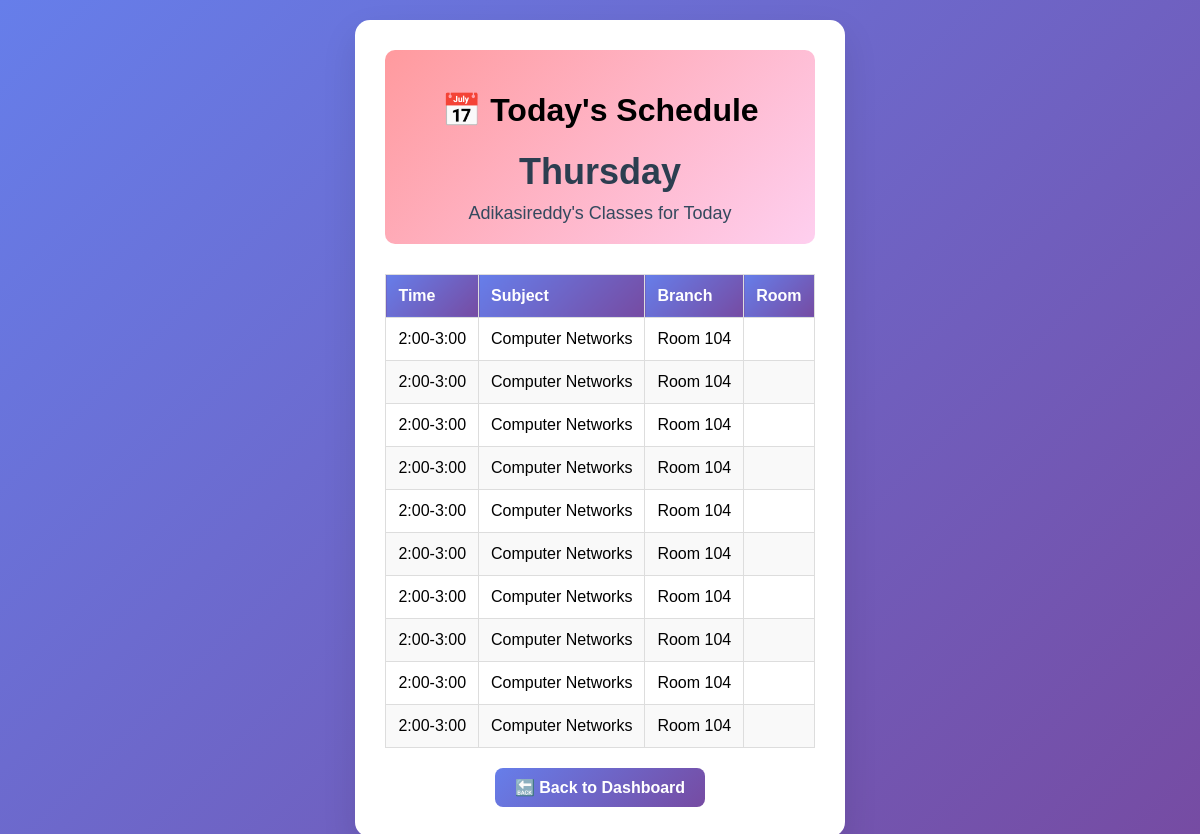
Screenshot of /today_schedule (signed in) with the database file from the repository.
### tables this page shows
CREATE TABLE schedules (
            id INTEGER PRIMARY KEY AUTOINCREMENT,
            faculty_name TEXT NOT NULL,
            day TEXT NOT NULL,
            time TEXT NOT NULL,
            subject TEXT NOT NULL,
            room TEXT NOT NULL
        );

### main.py (the view)
@app.route('/today_schedule')
def today_schedule():
    if 'user' not in session:
        return redirect('/login')
    current_day = datetime.now().strftime('%A')
    schedules = get_today_schedule('adikasireddy', current_day)
    return render_template('today_schedule.html', schedules=schedules, current_day=current_day)

### database.py (called while the page is built)
def get_db():
    conn = sqlite3.connect(DATABASE)
    return conn

def get_today_schedule(faculty_name, day):
    conn = get_db()
    cursor = conn.cursor()
    cursor.execute("SELECT * FROM schedules WHERE faculty_name = ? AND day = ? ORDER BY time",
                   (faculty_name, day))
    schedules = cursor.fetchall()
    conn.close()
    return schedules

### templates/today_schedule.html (shortened to what this page needs)
<!DOCTYPE html>
<html>
<head>
</head>
<body>
</body>
</html>
<!DOCTYPE html>
<html>
<head>
</head>
<body>
    <div class="container">
        <div class="header">
            <h1>📅 Today's Schedule</h1>
            <div class="day-title">{{ current_day }}</div>
            <div style="font-size: 18px; color: #34495e;">Adikasireddy's Classes for Today</div>
        </div>
        {% if schedules %}
            <table class="schedule-table">
                <thead>
                    <tr>
                        <th>Time</th>
                        <th>Subject</th>
                        <th>Branch</th>
                        <th>Room</th>
                    </tr>
                </thead>
                <tbody>
                    {% for schedule in schedules %}
                    <tr>
                        <td>{{ schedule[3] }}</td>
                        <td>{{ schedule[4] }}</td>
                        <td>{{ schedule[5] }}</td>
                        <td>{{ schedule[6] }}</td>
                    </tr>
                    {% endfor %}
                </tbody>
            </table>
        {% else %}
            <div class="no-schedule">
                <h3>🎉 No classes scheduled for today!</h3>
                <p>Enjoy your free day.</p>
            </div>
        {% endif %}
        <div style="text-align: center;">
            <a href="/admin" class="back-link">🔙 Back to Dashboard</a>
        </div>
    </div>
</body>
</html>

### templates/today_schedule.html (style rules this page uses)
body { font-family: Arial, sans-serif; margin: 0; padding: 0; background: linear-gradient(135deg, #667eea 0%, #764ba2 100%); min-height: 100vh; display: flex; justify-content: center; align-items: center; }
.back-link { display: inline-block; margin-top: 20px; color: #667eea; text-decoration: none; font-weight: bold; }
body { font-family: Arial, sans-serif; margin: 0; padding: 20px; background: linear-gradient(135deg, #667eea 0%, #764ba2 100%); min-height: 100vh; }
.container { background: white; padding: 30px; border-radius: 15px; box-shadow: 0 15px 35px rgba(0,0,0,0.1); max-width: 900px; margin: 0 auto; }
.header { text-align: center; margin-bottom: 30px; padding: 20px; background: linear-gradient(135deg, #ff9a9e 0%, #fecfef 100%); border-radius: 10px; }
.day-title { font-size: 36px; font-weight: bold; color: #2c3e50; margin: 10px 0; }
.schedule-table { width: 100%; border-collapse: collapse; margin-top: 20px; }
.schedule-table th, .schedule-table td { border: 1px solid #ddd; padding: 12px; text-align: left; }
.schedule-table th { background: linear-gradient(135deg, #667eea 0%, #764ba2 100%); color: white; font-weight: bold; }
.schedule-table tr:nth-child(even) { background-color: #f9f9f9; }
.back-link { display: inline-block; margin-top: 20px; padding: 10px 20px; background: linear-gradient(135deg, #667eea 0%, #764ba2 100%); color: white; text-decoration: none; border-radius: 8px; font-weight: bold; }

### rows the page displays
schedules: time "2:00-3:00", subject "Computer Networks", room "Room 104"
schedules: time "2:00-3:00", subject "Computer Networks", room "Room 104"
schedules: time "2:00-3:00", subject "Computer Networks", room "Room 104"
schedules: time "2:00-3:00", subject "Computer Networks", room "Room 104"
schedules: time "2:00-3:00", subject "Computer Networks", room "Room 104"
schedules: time "2:00-3:00", subject "Computer Networks", room "Room 104"
schedules: time "2:00-3:00", subject "Computer Networks", room "Room 104"
schedules: time "2:00-3:00", subject "Computer Networks", room "Room 104"
schedules: time "2:00-3:00", subject "Computer Networks", room "Room 104"
schedules: time "2:00-3:00", subject "Computer Networks", room "Room 104"
